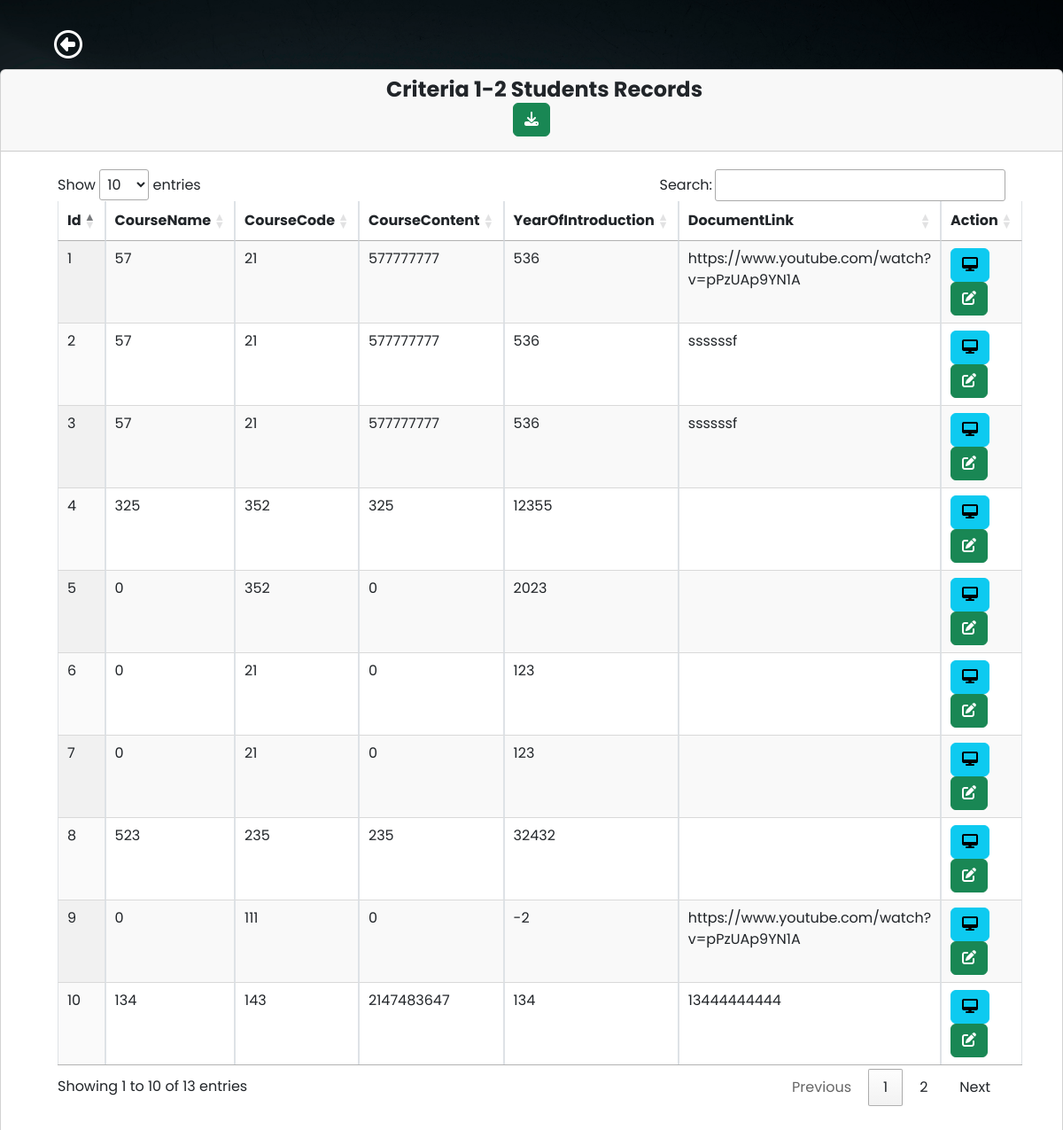
Page /criteria/criteria1-2.php on the committed database.
### tables this page shows
CREATE TABLE `studentform` (
  `id` int(100) NOT NULL,
  `studentName` varchar(100) NOT NULL,
  `gender` varchar(10) NOT NULL,
  `category` varchar(50) NOT NULL,
  `stateDomicile` varchar(100) NOT NULL,
  `nationality` varchar(100) NOT NULL,
  `email` varchar(50) NOT NULL,
  `enrolmentID` int(10) NOT NULL,
  `mobileNumber` int(15) NOT NULL,
  `joiningYear` int(10) NOT NULL,
  `programmeCode` varchar(100) NOT NULL,
  `programmeName` varchar(100) NOT NULL,
  `yearOfIntroduction` int(10) NOT NULL,
  `implementationStatus` varchar(100) NOT NULL,
  `yearOfRevision` int(10) NOT NULL,
  `percentageContentChange` int(10) NOT NULL,
  `courseName` int(50) NOT NULL,
  `courseCode` varchar(10) NOT NULL,
  `courseContent` int(10) NOT NULL,
  `studentProjects` varchar(100) NOT NULL,
  `internshipName` varchar(255) NOT NULL,
  `internshipPlace` varchar(255) NOT NULL,
  `documentLink` varchar(100) NOT NULL,
  `addedCourse` varchar(10) NOT NULL,
  `yearOffer` int(10) NOT NULL,
  `timesOffered` varchar(10) NOT NULL,
  `durationCourse` int(10) NOT NULL,
  `studentEnrolled` int(10) NOT NULL,
  `completingCourse` int(10) NOT NULL
);

### criteria/criteria1-2.php (the view, shortened to what this page needs)
<?php
require 'dbcon.php';
?>
<!doctype html>
<html lang="en">
<head>
    <link href="https://cdn.jsdelivr.net/npm/bootstrap@5.1.3/dist/css/bootstrap.min.css" rel="stylesheet">
    <link rel="stylesheet" href="https://cdn.datatables.net/1.10.2/css/jquery.dataTables.min.css">
    <link rel="stylesheet" href="https://pro.fontawesome.com/releases/v5.10.0/css/all.css">
    <?php
    include('../students/includes/header1.php');
    ?>
</head>
<body>
    <div class="wrapper">
        <div class="main">
            <nav class="navbar navbar-expand">
                <a href="../criteria/criteria.php" class="btn btn-2xl mx-5 mt-4"><i class="fa-regular fa-circle-left fa-2xl" style="color: #fff;"></i></a>
            </nav>
            <main class="content ">
                <div class=" mb-5">
                    <div class="row">
                        <div class="col-md-12">
                            <div class="card">
                                <div class="card-header">
                                    <h4 class="text-center">&emsp;<b> Criteria 1-2 Students Records</b>
                                    <form method="post" action="../excel/Excel 1-2.php">
                                            <button type="submit" class="btn btn-success btn pull-right" name="export_excel"><i class="fas fa-download"></i></button>
                                        </form>
                                    </h4>
                                </div>
                                <div class="card-body m-5 mt-1">
                                    <table id="example" class="display table table-striped table-bordered table-hover" cellspacing="0" width="100%">
                                        <thead>
                                            <tr>
                                                <?php
                                                $query = "SELECT id,courseName,courseCode,courseContent,yearOfIntroduction,documentLink FROM studentform LIMIT 1";
                                                $query_run = mysqli_query($conn, $query);
                                                $row = mysqli_fetch_assoc($query_run);
                                                foreach ($row as $key => $value) {
                                                    echo "<th>" . ucfirst($key) . "</th>";
                                                }
                                                ?>
                                                <th>Action</th>
                                            </tr>
                                        </thead>
                                        <tbody>
                                            <?php
                                            $query = "SELECT id,courseName,courseCode,courseContent,yearOfIntroduction,documentLink FROM studentform";
                                            $query_run = mysqli_query($conn, $query);
                                            if (mysqli_num_rows($query_run) > 0) {
                                                while ($student = mysqli_fetch_assoc($query_run)) {
                                            ?>
                                                    <tr>
                                                        <?php
                                                        foreach ($student as $data) {
                                                            echo "<td>" . $data . "</td>";
                                                        }
                                                        ?>
                                                        <td>
                                                            <a href="student-view.php?id=<?= $student['id']; ?>" class="btn btn-info btn-xs"><i class="fas fa-desktop "></i></a>
                                                            <a href="student-edit.php?id=<?= $student['id']; ?>" class="btn btn-success btn-xs"><i class="fas fa-edit"></i></a>
                                                        </td>
                                                    </tr>
                                            <?php
                                                }
                                            } else {
                                                echo "<tr><td colspan='4'>No Record Found</td></tr>";
                                            }
                                            ?>
                                        </tbody>
                                    </table>
                                </div>
                            </div>
                        </div>
                    </div>
                </div>
            </main>
        </div>
    </div>
</body>
</html>

### students/includes/header1.php (style rules this page uses)
body { font-family: 'Poppins', sans-serif; margin: 0; background-image: url("../img/background-image.jpg"); background-repeat: no-repeat; background-position: center bottom; background-size: cover; }
a { cursor: pointer; text-decoration: none; font-family: 'Poppins', sans-serif; }
.wrapper { align-items: stretch; display: flex; width: 100%; }
.main { display: flex; flex-direction: column; min-height: 100vh; width: 100%; overflow: hidden; transition: all 0.35s ease-in-out; }
.content { flex: 1; max-width: 100vw; width: 100vw; }
@media (min-width:768px) { .content { width: auto; } }

### rows in the picture
studentform: id "1", courseName "57", courseCode "21", courseContent "577777777", yearOfIntroduction "536", documentLink "https://www.youtube.com/watch?v=pPzUAp9YN1A"
studentform: id "2", courseName "57", courseCode "21", courseContent "577777777", yearOfIntroduction "536", documentLink "ssssssf"
studentform: id "3", courseName "57", courseCode "21", courseContent "577777777", yearOfIntroduction "536", documentLink "ssssssf"
studentform: id "4", data "325", courseCode "352", yearOfIntroduction "12355"
studentform: id "5", data "0", courseCode "352", yearOfIntroduction "2023"
studentform: id "6", data "0", courseCode "21", yearOfIntroduction "123"
studentform: id "7", data "0", courseCode "21", yearOfIntroduction "123"
studentform: id "8", courseName "523", data "235", yearOfIntroduction "32432"
studentform: id "9", data "0", courseCode "111", yearOfIntroduction "-2", documentLink "https://www.youtube.com/watch?v=pPzUAp9YN1A"
studentform: id "10", data "134", courseCode "143", courseContent "2147483647", documentLink "13444444444"

### other values in the picture
$key "Id"
$key "CourseName"
$key "CourseCode"
$key "CourseContent"
$key "YearOfIntroduction"
$key "DocumentLink"
